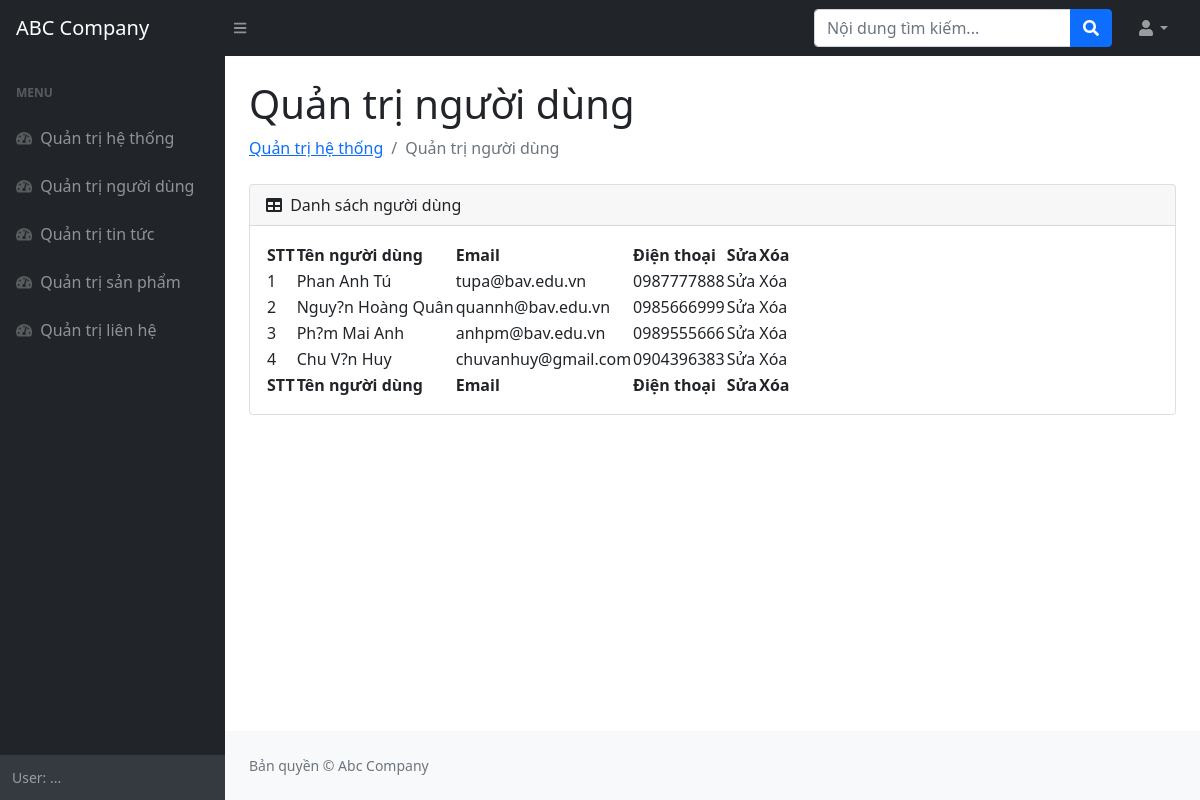
The app's page /admin/nguoi_dung.php (signed in) with its own data.
### tables this page shows
CREATE TABLE `tbl_nguoi_dung` (
  `id_nguoi_dung` int(11) NOT NULL,
  `ten_nguoi_dung` varchar(50) NOT NULL,
  `email` varchar(50) NOT NULL,
  `dien_thoai` varchar(50) NOT NULL,
  `mat_khau` varchar(50) NOT NULL,
  `ghi_chu` text
);

### admin/nguoi_dung.php (the view, shortened to what this page needs)
<!DOCTYPE html>
<html lang="en">
    <head>
        <link href="https://cdn.jsdelivr.net/npm/simple-datatables@latest/dist/style.css" rel="stylesheet" />
        <link href="css/styles.css" rel="stylesheet" />
    </head>
    <body class="sb-nav-fixed">
        <nav class="sb-topnav navbar navbar-expand navbar-dark bg-dark">
            <a class="navbar-brand ps-3" href="../index.php">ABC Company</a>
            <button class="btn btn-link btn-sm order-1 order-lg-0 me-4 me-lg-0" id="sidebarToggle" href="#!"><i class="fas fa-bars"></i></button>
            <form class="d-none d-md-inline-block form-inline ms-auto me-0 me-md-3 my-2 my-md-0">
                <div class="input-group">
                    <input class="form-control" type="text" placeholder="Nội dung tìm kiếm..." aria-label="Nội dung tìm kiếm..." aria-describedby="btnNavbarSearch" />
                    <button class="btn btn-primary" id="btnNavbarSearch" type="button"><i class="fas fa-search"></i></button>
                </div>
            </form>
            <ul class="navbar-nav ms-auto ms-md-0 me-3 me-lg-4">
                <li class="nav-item dropdown">
                    <a class="nav-link dropdown-toggle" id="navbarDropdown" href="#" role="button" data-bs-toggle="dropdown" aria-expanded="false"><i class="fas fa-user fa-fw"></i></a>
                </li>
            </ul>
        </nav>
        <div id="layoutSidenav">
            <div id="layoutSidenav_nav">
                <nav class="sb-sidenav accordion sb-sidenav-dark" id="sidenavAccordion">
                    <div class="sb-sidenav-menu">
                        <div class="nav">
                            <div class="sb-sidenav-menu-heading">MENU</div>
                            <a class="nav-link" href="index.php">
                                <div class="sb-nav-link-icon"><i class="fas fa-tachometer-alt"></i></div>
                                Quản trị hệ thống
                            </a>
                            <a class="nav-link" href="nguoi_dung.php">
                                <div class="sb-nav-link-icon"><i class="fas fa-tachometer-alt"></i></div>
                                Quản trị người dùng
                            </a>
                            <a class="nav-link" href="tin_tuc.php">
                                <div class="sb-nav-link-icon"><i class="fas fa-tachometer-alt"></i></div>
                                Quản trị tin tức
                            </a>
                            <a class="nav-link" href="san_pham.php">
                                <div class="sb-nav-link-icon"><i class="fas fa-tachometer-alt"></i></div>
                                Quản trị sản phẩm
                            </a>
                            <a class="nav-link" href="lien_he.php">
                                <div class="sb-nav-link-icon"><i class="fas fa-tachometer-alt"></i></div>
                                Quản trị liên hệ
                            </a>
                        </div>
                    </div>
                    <div class="sb-sidenav-footer">
                        <div class="small">User: ...</div>
                    </div>
                </nav>
            </div>
            <div id="layoutSidenav_content">
                <main>
                    <div class="container-fluid px-4">
                        <h1 class="mt-4">Quản trị người dùng</h1>
                        <ol class="breadcrumb mb-4">
                            <li class="breadcrumb-item"><a href="index.php">Quản trị hệ thống</a></li>
                            <li class="breadcrumb-item active">Quản trị người dùng</li>
                        </ol>
                        <div class="card mb-4">
                            <div class="card-header">
                                <i class="fas fa-table me-1"></i>
                                Danh sách người dùng
                            </div>
                            <div class="card-body">
                                <table id="datatablesSimple">
                                    <thead>
                                        <tr>
                                            <th>STT</th>
                                            <th>Tên người dùng</th>
                                            <th>Email</th>
                                            <th>Điện thoại</th>
                                            <th>Sửa</th>
                                            <th>Xóa</th>
                                        </tr>
                                    </thead>
                                    <tfoot>
                                        <tr>
                                            <th>STT</th>
                                            <th>Tên người dùng</th>
                                            <th>Email</th>
                                            <th>Điện thoại</th>
                                            <th>Sửa</th>
                                            <th>Xóa</th>
                                        </tr>
                                    </tfoot>
                                    <tbody>
                                    <?php
                                        include("../config.php");
                                        $sql = "
                                                  SELECT *
                                                  FROM tbl_nguoi_dung
                                                  ORDER BY id_nguoi_dung DESC
                                        ";
                                        $khach_hang = mysqli_query($ket_noi, $sql);
                                        $i=0;
                                        while ($row = mysqli_fetch_array($khach_hang)) {
                                            $i++;
                                    ;?>
                                        <tr>
                                            <td><?php echo $i;?></td>
                                            <td><?php echo $row["ten_nguoi_dung"];?></td>
                                            <td><?php echo $row["email"];?></td>
                                            <td><?php echo $row["dien_thoai"];?></td>
                                            <td>Sửa</td>
                                            <td>Xóa</td>
                                        </tr>
                                    <?php
                                        }
                                    ;?>
                                    </tbody>
                                </table>
                            </div>
                        </div>
                    </div>
                </main>
                <footer class="py-4 bg-light mt-auto">
                    <div class="container-fluid px-4">
                        <div class="d-flex align-items-center justify-content-between small">
                            <div class="text-muted">Bản quyền &copy; Abc Company</div>
                        </div>
                    </div>
                </footer>
            </div>
        </div>
    </body>
</html>

### records on screen
tbl_nguoi_dung: ten_nguoi_dung "Phan Anh Tú", email "tupa@bav.edu.vn", dien_thoai "0987777888"
tbl_nguoi_dung: ten_nguoi_dung "Nguy?n Hoàng Quân", email "quannh@bav.edu.vn", dien_thoai "0985666999"
tbl_nguoi_dung: ten_nguoi_dung "Ph?m Mai Anh", email "anhpm@bav.edu.vn", dien_thoai "0989555666"
tbl_nguoi_dung: ten_nguoi_dung "Chu V?n Huy", email "chuvanhuy@gmail.com", dien_thoai "0904396383"
